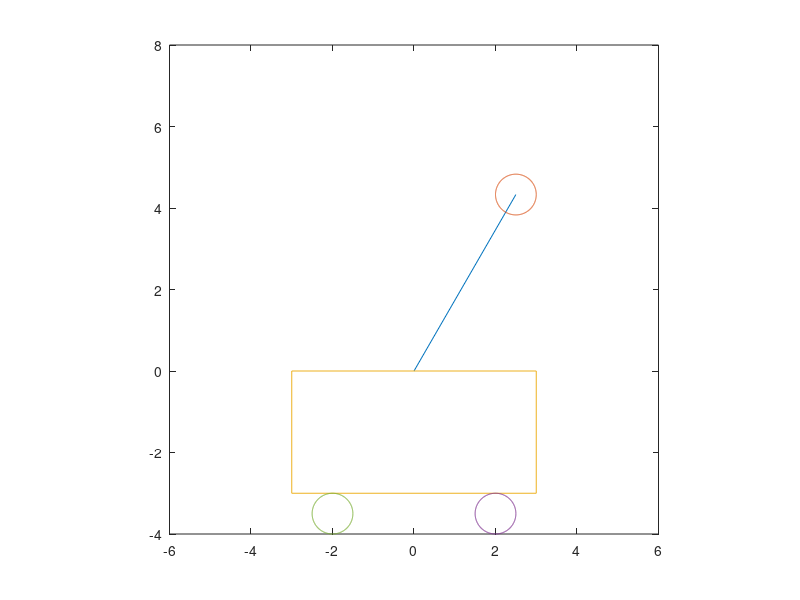

MATLAB code for this plot:
xp = [0, 5*sin(pi/6)];
yp = [0, 5*cos(pi/6)];
plot(xp,yp);% 斜線
v = [-6,6,-4,8];axis(v);
hold
a = 0:0.01:2*pi;
x = 5*sin(pi/6)+0.5*cos(a);y=5*cos(pi/6)+0.5*sin(a);
plot(x,y)% 右上の丸
xb = [-3, 3, 3, -3, -3];
yb = [-3, -3, 0, 0, -3];
plot(xb,yb); % 土台の長方形
plot( 2+0.5*cos(a), -3.5+0.5*sin(a)) % 右下の丸
plot(-2+0.5*cos(a), -3.5+0.5*sin(a)) % 左下の丸
axis('square')
